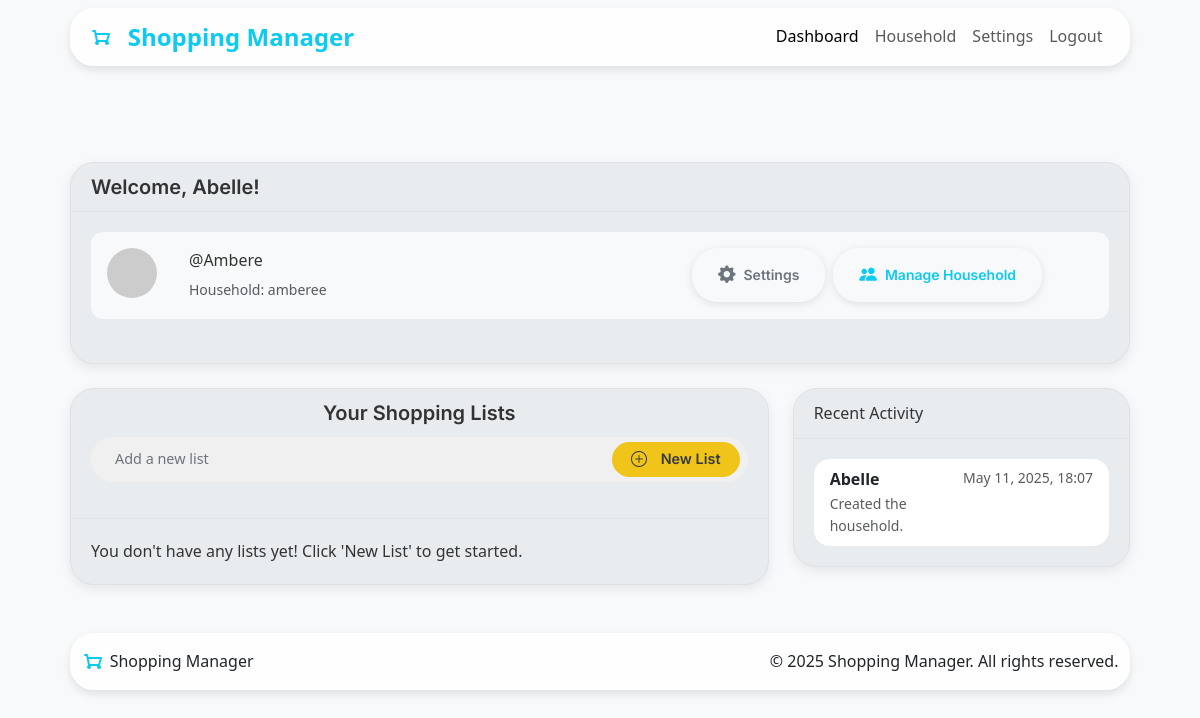
The app's page /dashboard (signed in) with its own data.
### app/models.py (models this page shows, shortened)
class User(db.Model, UserMixin):
    __tablename__ = 'users'
    id = db.Column(db.Integer, primary_key=True)
    username = db.Column(db.String(80), unique=True, nullable=False)
    name = db.Column(db.String(80), nullable=False)
    password = db.Column(db.String(128), nullable=False)
    role = db.Column(db.String(20), default='member')  # member or admin
    avatar_url = db.Column(db.String(256), nullable=True)  # DiceBear URL or uploaded file path
    household_id = db.Column(db.Integer, db.ForeignKey('households.id'))
    household = db.relationship('Household', back_populates='members', foreign_keys=[household_id])
    administered_household = db.relationship('Household', back_populates='admin',
                                             foreign_keys='Household.admin_id', uselist=False)
    created_lists = db.relationship('ShoppingList', backref='creator', lazy=True)
    added_items = db.relationship('ListItem', backref='added_by', lazy=True)
    activities = db.relationship('ActivityLog', backref='user', lazy=True)

class Household(db.Model):
    __tablename__ = 'households'
    id = db.Column(db.Integer, primary_key=True)
    join_code = db.Column(db.String(36), unique=True, nullable=False, default=lambda: secrets.token_hex(4).upper())
    name = db.Column(db.String(100), nullable=False)
    created_at = db.Column(
    db.DateTime(timezone=True),
    default=lambda: datetime.now(tz)
    )
    admin_id = db.Column(db.Integer, db.ForeignKey('users.id'), nullable=False)
    admin = db.relationship('User', back_populates='administered_household', foreign_keys=[admin_id])
    members = db.relationship('User', back_populates='household', lazy=True, foreign_keys='User.household_id')
    shopping_lists = db.relationship('ShoppingList', backref='household', lazy=True, cascade="all, delete-orphan")

class ActivityLog(db.Model):
    __tablename__ = 'activity_log'
    id = db.Column(db.Integer, primary_key=True)
    user_id = db.Column(db.Integer, db.ForeignKey('users.id'), nullable=False)
    household_id = db.Column(db.Integer, db.ForeignKey('households.id'), nullable=False)
    action_type = db.Column(db.String(50), nullable=False)
    timestamp = db.Column(
    db.DateTime(timezone=True),
    default=lambda: datetime.now(tz)
    )

### app/routes.py (the view)
@main.route('/dashboard')
@login_required
def dashboard():
    new_list_form = ShoppingListForm()
    household_id = current_user.household_id
    if not household_id:
        flash("You must join or create a household first.", "warning")
        return redirect(url_for('household_bp.setup'))
    household = HouseholdModel.query.get(household_id)
    if not household:
        flash("Household not found.", "danger")
        return redirect(url_for('main.dashboard'))
    is_admin = (current_user.id == household.admin_id)
    all_household_lists = ShoppingListModel.query.filter_by(
        household_id=household_id
    ).order_by(
        ShoppingListModel.created_at.desc()
    ).all()
    recent_activity = ActivityLog.query.filter_by(
        household_id=household_id
    ).order_by(
        ActivityLog.timestamp.desc()
    ).limit(5).all()
    return render_template(
        'dashboard.html',
        title=f"Dashboard - {household.name}",
        household=household,
        lists=all_household_lists,
        is_admin=is_admin,
        recent_activity=recent_activity,
        format_action=format_action,
        new_list_form=new_list_form
    )

### app/shopping_lists/forms.py
class ShoppingListForm(FlaskForm):
    name = StringField('List Name', validators=[DataRequired()])
    submit = SubmitField('Create List')

### templates/dashboard.html (shortened to what this page needs)
{% extends "base.html" %}
{% block content %}
<div class="container mt-2">
    <div class="card sm-card mb-4">
        <div class="card-header"><h5 class="mb-0">Welcome, {{ current_user.name | default('User') }}!</h5></div>
        <div class="card-body">
            <div class="profile-header d-flex flex-column flex-md-row align-items-center align-items-md-start">
                <div class="text-center text-md-start mb-3 mb-md-0 me-md-3">
                    <img src="{{ current_user.avatar_url }}"
                        alt="{{ current_user.name }}'s avatar"
                        class="profile-pic-actual"
                        onerror="this.onerror=null; this.src='https://api.dicebear.com/7.x/initials/svg?seed={{ current_user.name }}'">
                </div>
                <div class="profile-info w-100 w-md-auto me-md-auto mb-3 mb-md-0 text-center text-md-start">
                    <p class="card-text mb-1">@{{ current_user.username }}</p>
                    {% if current_user.household %}
                    <small class="text-muted">Household: {{ current_user.household.name }}</small>
                    {% else %}
                    <small class="text-muted">Not currently in a household. <a href="{{ url_for('household_bp.setup')}}">Join or Create One!</a></small>
                    {% endif %}
                </div>
                <div class="profile-actions d-flex flex-column flex-sm-row align-items-sm-center w-100 w-md-auto justify-content-center">
                    <a href="{{ url_for('settings_bp.account_settings') }}" class="btn btn-sm btn-outline-secondary mb-2 mb-sm-0 me-sm-2">
                        <i class="bi bi-gear-fill"></i> Settings
                    </a>
                    {% if current_user.household and (is_admin or current_user.is_admin_of_household) %}
                    <a href="{{ url_for('household_bp.manage_household', household_id=current_user.household_id) }}" class="btn btn-sm btn-outline-info">
                        <i class="bi bi-people-fill"></i> Manage Household
                    </a>
                    {% endif %}
                </div>
            </div>
        </div>
    </div>
    <div class="row">
        <div class="col-md-8">
            <div class="card sm-card mb-4">
                <div class="card-header">
                    <div class="list-header-controls">
                        <h2 class="h4 list-header-title">Your Shopping Lists</h2>
                        <div class="header-actions-toolbar">
                            <div class="header-action-group" id="headerQuickAddGroup">
                                <div class="dashboard-new-list-container">
                                    <form class="d-flex my-auto" role="New List" id="dashboardListAddForm" action="{{ url_for('shoppinglist_bp.create_list') }}" method="post">
                                        <div class="shopping-new-list-pill-container">
                                        {{ new_list_form.name(class_='form-control' + (' is-invalid' if new_list_form.name.errors else ''), placeholder="Add a new list", id="dashboardNewListInput", type="text", aria_label="New List") }}
                                            <button class="btn btn-new-list-custom expanded" type="submit" id="dashboardNewListBtn">
                                                    <i class="bi bi-plus-circle"></i>
                                                    <span class="New-List-text">New List</span>
                                            </button>
                                        </div>
                                    </form>
                                </div>
                            </div>
                        </div>
                    </div>
                </div>
                <div class="card-body">
                    {% if lists %}
                    <div class="table-container">
                        <table class="table align-middle rounded-table" id="shoppingListsTable">
                            <thead>
                                <tr>
                                    <th scope="col">List Name</th>
                                    <th scope="col" class="text-end">Actions</th>
                                </tr>
                            </thead>
                            <tbody>
                                {% for list in lists %}
                                <tr id="list-row-{{ list.id }}">
                                    <td>
                                        <strong>{{ list.name }}</strong>
                                    </td>
                                    <td class="text-end">
                                        <div class="d-flex flex-wrap justify-content-end gap-2">
                                            <a href="{{ url_for('shoppinglist_bp.edit_list', list_id=list.id) }}"
                                            class="btn btn-sm btn-outline-secondary" title="Edit List Name" id="eeditbtn">
                                            <i class="bi bi-pencil-square"></i>
                                            </a>
                                            <button type="submit"
                                                class="btn btn-sm btn-outline-danger delete-list-btn"
                                                title="Delete List"
                                                data-bs-toggle="modal"
                                                data-bs-target="#confirmModal"
                                                data-modal-title="Confirm List Deletion"
                                                data-modal-body="Are you sure you want to delete the list '{{ list.name | escape }}' and all its items? This cannot be undone."
                                                data-modal-confirm-text="Delete List"
                                                data-action-url="{{ url_for('shoppinglist_bp.delete_list', list_id=list.id) }}"
                                                data-target-element-selector="#list-row-{{ list.id }}"
                                                data-redirect-url="{{ url_for('main.dashboard') }}">
                                            <i class="bi bi-trash"></i>
                                            </button>
                                            <a href="{{ url_for('shoppinglist_bp.view_list', list_id=list.id) }}"
                                            class="btn btn-sm btn-outline-primary">
                                            <i class="bi bi-eye-fill"></i> <span class="d-none d-sm-inline">View</span>
                                            </a>
                                        </div>
                                    </td>
                                </tr>
                                {% endfor %}
                            </tbody>
                        </table>
                    </div>
                    {% else %}
                    <div>
                        <p class="card-text">You don't have any lists yet! Click 'New List' to get started.</p>
                    </div>
                    {% endif%}
                </div>
            </div>
        </div>
        <div class="col-md-4">
            <div class="card sm-card mb-4">
                <div class="card-header">Recent Activity</div>
                <div class="card-body">
                    {% if recent_activity %}
                    <ul class="list-group list-group-flush">
                        {% for activity in recent_activity %}
                        <li class="list-group-item d-flex justify-content-between align-items-start">
                            <div>
                            <strong>{{ activity.user.name }}</strong>
                            <small class="text-muted d-block">{{ format_action(activity.action_type) }}</small>
                            </div>
                            <small class="text-muted text-nowrap utc-time" data-utc="{{ activity.timestamp.isoformat() }}">{{ activity.timestamp }}</small>
                        </li>
                        {% endfor %}
                    </ul>
                    {% else %}
                    <p class="card-text">No Activity Yet!</p>
                    {% endif %}
                </div>
            </div>
        </div>
    </div>
</div>
{% endblock %}

### static/css/base.css (style rules this page uses)
* { margin: 0; padding: 0; box-sizing: border-box; font-family: 'Inter' sans-serif; }
body { line-height: 1.6; color: var(--dark); background-color: var(--background); font-weight: 400; }
.container { width: 100%; margin: 0 auto; padding: 0 20px; }
h1,h2,h3,h4,h5,h6,.h1,.h2,.h3,.h4,.h5,.h6 { font-family: 'Inter', sans-serif; font-weight: 600; }
h2 { font-size: 2.5rem; margin-bottom: 1rem; }

### static/css/variables.css (style rules this page uses)
:root { --primary: #0dcaf0; --primary-variant: #08a7c2; --secondary: #6c757d; --secondary-variant: #5a6268; --warning: #f0c419; --warning-variant: #d0a408; --success: #136e22; --success-variant: #0e4e16; --text-primary: #212529; --text-secondary: #6c757d; --text-light: #ffffff; --text-faint: #a1a1a1; --background: #ffffff; --background-variant: #f8f9fa; --surface: #ffffff; --surface-variant: #e9ecef; --border: #dee2e6; --border-light: #eff2f5; --shadow: 0 0.5rem 1rem rgba(0, 0, 0, 0.15); --shadow-sm: 0 0.125rem 0.25rem rgba(0, 0, 0, 0.075); --transition: all 0.2s ease-in-out; --rounded-md: 0.375rem; --rounded-lg: 0.5rem; --spacing-sm: 0.5rem; --spacing-md: 1rem; --spacing-lg: 2rem; }

### records on screen
User: name "Abelle", username "Ambere"
Household: household.name "amberee"
ActivityLog: user.name "Abelle", action_type "Created the household."
